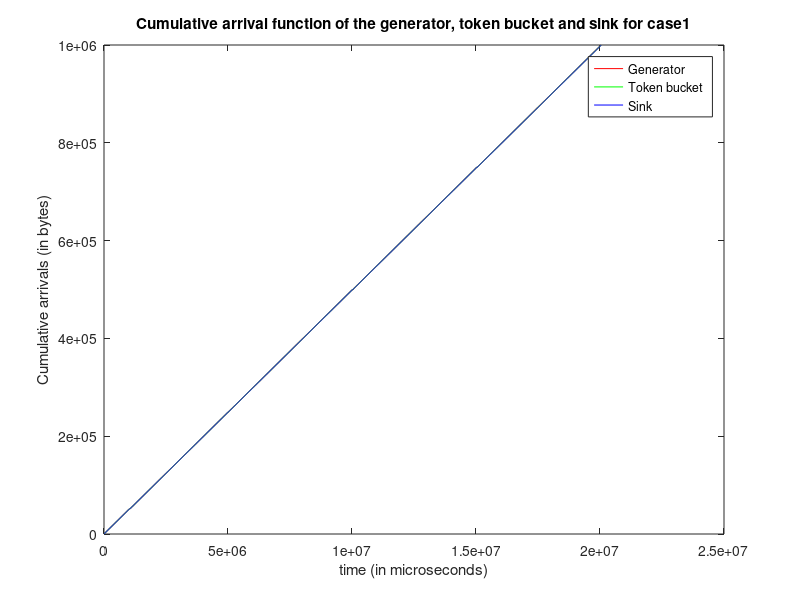

Reproduce this figure in MATLAB.
clc; clear all;

[packet_no_p, time_p, packetsize_p] = textread('generator_n1small.txt', '%f %f %f');
figure(1);
i=1;
time1(i)=0;
arrival(i)=packetsize_p(i);
i=2;
while i<=length(packet_no_p)
    time1(i)=time1(i-1)+time_p(i);
    arrival(i) = arrival(i-1)+packetsize_p(i);
    i=i+1;
end
%subplot(2,1,1)
%plot(time1,arrival);
%title('Cumulative arrival function of the trace file');
%xlabel('time (in microseconds)');
%ylabel('Cumulative arrivals (in bytes)');
%xlim([0,2.1e6]);

[time_p2, packetsize_p2, bufferSize, noToken] = textread('bucket_n1small.txt', '%f %f %f %f');
i=1;
time2(i)=0;
arrival2(i)=packetsize_p2(i);
i=2;
while i<=length(packetsize_p2)
    time2(i)=time2(i-1)+time_p2(i);
    arrival2(i)=arrival2(i-1)+packetsize_p2(i);
    i=i+1;
end

[packet_no_p3, time_p3, packetsize_p3] = textread('sink_n1small.txt', '%f %f %f');
i=1;
time3(i)=0;
arrival3(i)=packetsize_p3(i);
i=2;
while i<=length(packetsize_p3)
    time3(i)=time3(i-1)+time_p3(i);
    arrival3(i)=arrival3(i-1)+packetsize_p3(i);
    i=i+1;
end
%subplot(2,1,2);
%plot(time3,arrival3);
%title('Cumulative arrival function of output file');
%xlabel('time (in microseconds)');
%ylabel('Cumulative arrivals (in bytes)');
%xlim([0,2.1e6]);




plot(time3,arrival3,'r',time2,arrival2,'g',time1,arrival,'b');
title('Cumulative arrival function of the generator, token bucket and sink for case1');
xlabel('time (in microseconds)');
ylabel('Cumulative arrivals (in bytes)');
%xlim([0,2.1e6]);
%legend 
legend('Generator','Token bucket','Sink');